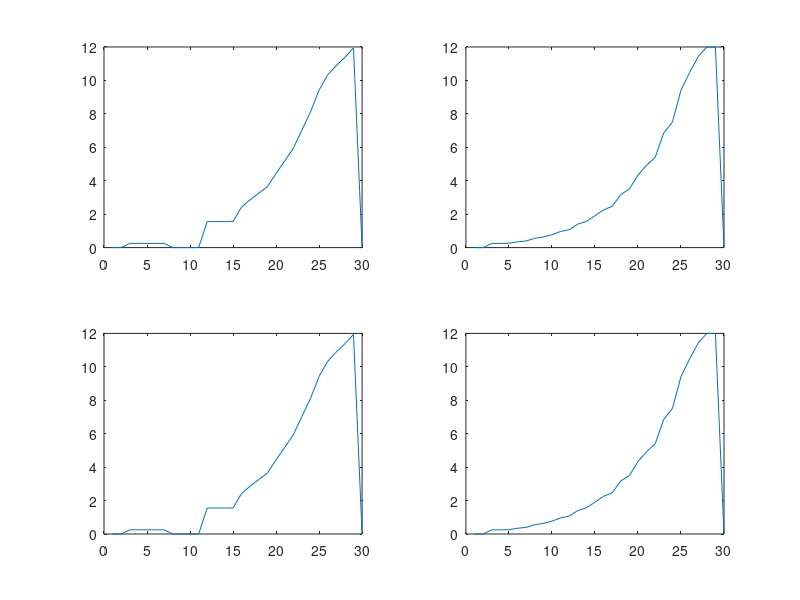

This chart was generated by the following MATLAB code:
function VMD = fMRIFreqMagModel
% Model of Frequency magnification imaged using fMRI
% effect on stimulus spacing on recorded response compared to underlying
% spacing of neuron/voxel characterisic frequency spacing

%% TO DO
% Add spread of HMDR - apply to voxel response
% Add noise
% Add frequency selectivity spacing
% create bandpass noise stimuli
% each voxel contain many tuning curves - loop current code for each voxel
% and take weighted average - then convovle with gaussian Hymodynmaic
% spread response
% plot superimposed stimuli responses
% create fucntions for each mag domian
% ceate loop to index magdomians there fucntion handle
% plot neuron response as line, voxel as point

%% Neuronal population Magnification domain fucntion
% VoxelMagSpace = {str2func('@lcfNErb'),str2func('@FreqSelectMagDom')};
% VoxelMagSpace2Freq = {str2func('@lcfInvNErb'),str2func('@FreqSelectMagDom2Fre')};
% VoxelFilterWidth = {str2func('@lcfErb'),str2func('@FreqSelectMagDom2Freq')};

%% Neuronal population Magnification domain fucntion
VoxelMagSpace = {str2func('@lcfNErb')};
VoxelMagSpace2Freq = {str2func('@lcfInvNErb')};
VoxelFilterWidth = {str2func('@lcfErb')};

%% Stimuli Magnification domain functions
% magDomain,magScale2F,magFilterWidth
StimMagDomain = {str2func('@LinMagDom'),str2func('@LogMagDom'),str2func('@lcfNErb'),str2func('@FreqSelectMagDom')};
StimMagDomain2Freq = {str2func('@LinMagDom2Freq'),str2func('@LogMagDom2Freq'),str2func('@lcfInvNErb'),str2func('@FreqSelectMagDom2Freq')};

%% Stimuli Properties
StimHighFreq = 12;  % highest frequency to test
StimLowFreq = 0.25; % lowest frequency to test
StimNum = 10;   % number of stimulus
%% Voxel Population Properties
% Auditory system properties
HighFreq = 20;  % Highest frequency of the system
LowFreq = 0.05; % Lowest frequency of the system
Gradient = 30; % length of gradient in mm
nNeurons = 100000; % number of neurons per mm
% Imaging Properties
Resolution = 1;  % resolution of imaging in mm
nVoxels = Gradient/Resolution; % number of voxels
NeuronDensity = nNeurons .* Resolution; % number of neurons in each voxel
HDspread = 3; % spread of hemodynamic response in mm

% Spacing Properites
C = 0.06; % constant scaling for voxel tuning width

VMD = cell(length(VoxelMagSpace),1);
SMD = struct('VoxRes', ones(StimNum,nVoxels), ...
    'VCharaFreq', ones(nVoxels), ...
    'fMRIdata', ones(nVoxels));
Res = cell(length(StimMagDomain),1);
for iVMD = 1:length(VoxelMagSpace)
    % Spacing Properites
    VoxelProp = VoxelProperties(LowFreq,HighFreq,nVoxels,C,VoxelMagSpace{iVMD},VoxelMagSpace2Freq{iVMD},VoxelFilterWidth{iVMD});    %     (LowFreq,HighFreq,nVoxels,C,magDomain,magScale2F,magFilterWidth)
    
    for iSMD = 1:length(StimMagDomain)
        %% create stimuli frequencies for each spacing
        StimFreq = StimMagDomain2Freq{iSMD}(linspace(StimMagDomain{iSMD}(StimLowFreq),StimMagDomain{iSMD}(StimHighFreq),StimNum)); % frequencies of stimuli - 3D matrix for band limited noise
        
        %% create stimuli gain structure
        StimLev = ones(size(StimFreq)); % can use to model filter response
        
        %% loop for each voxel
        
        for i = 1:length(StimFreq)
            SMD.VoxRes(i,:) = VoxelResponse (StimFreq(i),StimLev,VoxelProp.VFreqC,VoxelProp.p);
        end
        % weight average response for each voxel in stimuli domain (stimuli domain because stimuli ID used for calulation)
%         for i = 1:nVoxels
        SMD.VCharaFreq = VoxelCharacterFrequency (StimFreq, SMD.VoxRes,StimMagDomain{iSMD},StimMagDomain2Freq{iSMD});
%         end
        
        %% fMRI response data
        %% convolve with Hemodynamic spread
%         SMD.fMRIdata(iSMD) = fMRIResponse (SMD.VCharaFreq(iSMD),HDspread);
        
        Res{iSMD}= SMD;
    end
    VMD{iVMD} = Res;
end
%% plot Voxel characterisic frequencies - actual vs measured
figure
subplot(2,2,1);
plot (VMD{1,1}{1,1}.VCharaFreq)
subplot(2,2,2);
plot (VMD{1,1}{3,1}.VCharaFreq)
subplot(2,2,3);
plot (VMD{1,1}{4,1}.VCharaFreq)
subplot(2,2,4);
plot (VMD{1,1}{3,1}.VCharaFreq)
% figure
% subplot(2,2,1);
% scatter (1:nVoxels,VoxelProp.VFreqC, 'r'), axis tight
% hold on
% scatter (1:nVoxels,data.MeasuredVoxFreqC{1,1}, 'b','MarkerFaceColor','b'),set(gca,'YScale','log'), xlabel('Frequency Gradient (mm)'), ylabel('Characterisic Frequency (kHz)'),title ('Log'),legend('Actual','Measured','Location','SouthEast')% ,legend('Actual','Measured','Location','SouthEastOutside')
% % strStimFreq= ['Stimuli = ',num2str(ymin)];
% % text(xmin,ymin,strStimFreq,'HorizontalAlignment','left');
% 
% subplot(2,2,2);
% scatter (1:nVoxels,VoxelProp.VFreqC, 'r'), axis tight
% hold on
% scatter (1:nVoxels,data.MeasuredVoxFreqC{1,2}, 'b','MarkerFaceColor','b'),set(gca,'YScale','log'), xlabel('Frequency Gradient (mm)'), ylabel('Characterisic Frequency (kHz)'),title ('Lin'),legend('Actual','Measured','Location','SouthEast')%,legend('Actual','Measured','Location','SouthEastOutside')
% 
% subplot(2,2,3);
% scatter (1:nVoxels,VoxelProp.VFreqC, 'r'), axis tight
% hold on
% scatter (1:nVoxels,data.MeasuredVoxFreqC{1,3}, 'b','MarkerFaceColor','b'),set(gca,'YScale','log'), xlabel('Frequency Gradient (mm)'), ylabel('Characterisic Frequency (kHz)'),title ('ERB'),legend('Actual','Measured','Location','SouthEast')
% 
% data.VoxelCharFreq = VoxelProp.VFreqC;
% data.StimFreq = StimFreq;

end
function Response = VoxelResponse (StimF,StimLev,VoxelFreqC,p)
StimInt = 10.^(StimLev/10);
Int = zeros(1,length(VoxelFreqC)); % Response intensity for each Voxel
for I = 1:length(VoxelFreqC)
    for II = 1:length(StimF)
        g = abs((StimF(II)-VoxelFreqC(I))/VoxelFreqC(I));
        fw=(1+(p(I)*g)).*exp(-p(I)*g); %Two parameter roex
        Int(I) = Int(I)+fw*StimInt(II);
    end
end
Response = 10*log10(max(Int,1)); % Threshold intensity response and convert to dB
% Response = Int; % no threshold
% Response = max(Int,1);
end
function VCharaFreq = VoxelCharacterFrequency (StimFreq, VoxRes,StimMagDomain,StimMagDomain2Freq)
VCharaFreq = zeros(length(VoxRes),1);
StimFreqStimDomain = StimMagDomain(StimFreq);
for i = 1:length(VoxRes)
    VCharaFreq (i) = sum((StimFreqStimDomain'.*VoxRes(:,i)))./sum(VoxRes(:,i)); % need to convert to linear spacing - convert to mag domain then convert back for characteristic frequencies
end
VCharaFreq(isnan(VCharaFreq)) = 0 ;

VCharaFreq = StimMagDomain2Freq(VCharaFreq);
%% need to convert back to frequency domain
end
function Response = fMRIResponse (StimF,StimLev,VoxelFreqC,p)
% hemodynamic spread
StimInt = 10.^(StimLev/10);
Int = zeros(1,length(VoxelFreqC)); % Response intensity for each Voxel
for I = 1:length(VoxelFreqC)
    for II = 1:length(StimF)
        g = abs((StimF(II)-VoxelFreqC(I))/VoxelFreqC(I));
        fw=(1+(p(I)*g)).*exp(-p(I)*g); %Two parameter roex
        Int(I) = Int(I)+fw*StimInt(II);
    end
end
Response = 10*log10(max(Int,1)); % Threshold intensity response and convert to dB
% Response = Int; % no threshold
% Response = max(Int,1);
end
function VoxelProp = VoxelProperties(LowFreq,HighFreq,nVoxels,C,magDomain,magScale2F,magFilterWidth)
VoxelProp.VmagScale = linspace(magDomain(LowFreq),magDomain(HighFreq),nVoxels); % Linearly space in magnification scale domain (ERB, FS, LOG, LIN)
VoxelProp.VFreqC = magScale2F(VoxelProp.VmagScale);   % Voxel Characterisic Frequency - Convert maginification scale values to frequency values (kHz)
VoxelProp.VTuningWidth = magFilterWidth(VoxelProp.VFreqC); % Voxel frequency tuning width for each Voxel Charactersic Frequency (for each voxel)(Bandwidth in?)
VoxelProp.p = C*4*VoxelProp.VFreqC./VoxelProp.VTuningWidth; % Filter coefficient of each Voxel
end
function lin = LinMagDom(f)
lin = f;
end
function f = LinMagDom2Freq(lin)
f = lin;
end
function log = LogMagDom(f)
log = f;
end
function f = LogMagDom2Freq(log)
f = log;
end
function erb = lcfErb(f)
% ***** lcfErb *****
% ERBs as per Glasberg and Moore (1990);
A = 24.7/1000; B = 4.37;
erb = A*(B*f+1);
end
function nerb = lcfNErb(f)
% ***** lcfNErb *****
% Converts frequency to ERB number;
A = 24.7/1000; B = 4.37;
nerb = 1/(A*B)*log(B*f+1);
end
function f = lcfInvNErb(nerb)
% ***** lcfInvNErb *****
% Converts ERB number to frequency;
A = 24.7/1000; B = 4.37;
f = 1/B*(exp(A*B*nerb)-1);
end
function FreqSelTunWid = FreqSelTuningWidth (f)
FreqSelTunWid = f;
end
function FreqSel = FreqSelectMagDom(f)
FreqSel = f;
end
function f = FreqSelectMagDom2Freq(FreqSel)
f = FreqSel;
end
